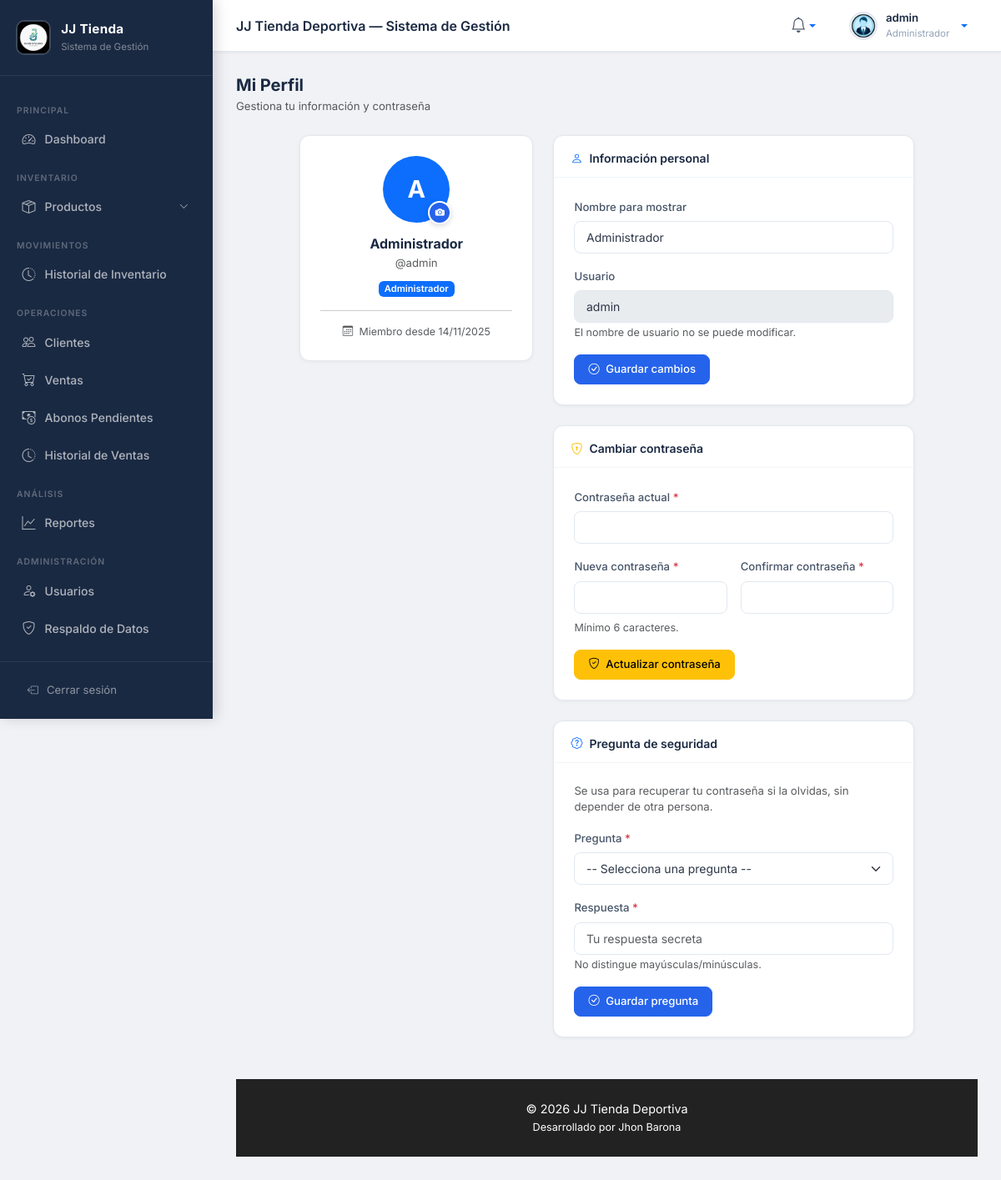
The page /views/perfil/perfil.php (signed in) on the database its author committed.
### tables this page shows
CREATE TABLE `usuarios` (
  `id_usuario` int(11) NOT NULL,
  `usuario` varchar(50) NOT NULL,
  `nombre` varchar(100) NOT NULL DEFAULT 'Administrador',
  `foto_perfil` varchar(255) DEFAULT NULL,
  `password` varchar(255) NOT NULL,
  `rol` enum('admin','vendedor') NOT NULL DEFAULT 'vendedor',
  `pregunta_seguridad` varchar(150) DEFAULT NULL,
  `respuesta_seguridad` varchar(255) DEFAULT NULL,
  `fecha_registro` timestamp NOT NULL DEFAULT current_timestamp()
);

### models/usuariosModel.php (called while the page is built, shortened)
<?php
require_once __DIR__ . '/../config/db.php';
class UsuariosModel {
    private $conn;
    public function __construct() {
        $db = new Database();
        $this->conn = $db->connect();
    }
    public function obtenerPorId($id_usuario) {
        $sql = "SELECT * FROM usuarios WHERE id_usuario = ?";
        $stmt = $this->conn->prepare($sql);
        $stmt->bind_param("i", $id_usuario);
        $stmt->execute();
        return $stmt->get_result()->fetch_assoc();
    }
}
?>

### config/db.php (called while the page is built, shortened)
<?php
class Database {
    private $host = "127.0.0.1";
    private $port = 3306;
    private $dbname = "jj_tienda_db";
    private $user = "root";
    private $pass = "";
    public function connect() {
        $conn = new mysqli($this->host, $this->user, $this->pass, $this->dbname, $this->port);
        return $conn;
    }
}
?>

### controllers/usuariosController.php (called while the page is built, shortened)
<?php
require_once __DIR__ . '/../models/usuariosModel.php';
class UsuariosController {
    private $modelo;
    public function __construct() {
        $this->modelo = new UsuariosModel();
    }
    public function obtenerPerfil($id_usuario) {
        return $this->modelo->obtenerPorId($id_usuario);
    }
}
?>

### views/perfil/perfil.php (the view, shortened to what this page needs)
<?php
require_once __DIR__ . '/../../controllers/usuariosController.php';
$controller = new UsuariosController();
$perfil = $controller->obtenerPerfil($_SESSION['id_usuario']);
include __DIR__ . '/../../includes/layout.php';
?>
<div class="d-flex align-items-center justify-content-between mb-4">
    <div>
        <h5 class="fw-bold mb-1" style="color:#1a2942;">Mi Perfil</h5>
        <p class="text-muted mb-0" style="font-size:0.825rem;">Gestiona tu información y contraseña</p>
    </div>
</div>
<div class="row justify-content-center g-4">
    <div class="col-lg-4">
        <div class="card text-center">
            <div class="card-body p-4">
                <div class="position-relative mx-auto mb-3" style="width:80px;">
                    <?php if (!empty($perfil['foto_perfil'])): ?>
                    <img src="<?= htmlspecialchars($perfil['foto_perfil']) ?>?v=<?= time() ?>" alt="Foto de perfil"
                         class="rounded-circle" style="width:80px;height:80px;object-fit:cover;border:3px solid #e2e8f0;">
                    <?php else: ?>
                    <div class="rounded-circle bg-primary d-flex align-items-center justify-content-center text-white"
                         style="width:80px;height:80px;font-size:1.8rem;font-weight:700;">
                        <?= strtoupper(substr($perfil['nombre'] ?? $perfil['usuario'], 0, 1)) ?>
                    </div>
                    <?php endif; ?>
                    <label for="input-foto" class="position-absolute d-flex align-items-center justify-content-center"
                           style="bottom:-2px;right:-2px;width:28px;height:28px;background:#2563eb;border-radius:50%;
                                  cursor:pointer;border:2px solid #fff;box-shadow:0 2px 6px rgba(0,0,0,0.15);">
                        <i class="bi bi-camera-fill text-white" style="font-size:0.7rem;"></i>
                    </label>
                </div>
                <h6 class="fw-bold mb-1" style="color:#1a2942;">
                    <?= htmlspecialchars($perfil['nombre'] ?? $perfil['usuario']) ?>
                </h6>
                <p class="text-muted mb-2" style="font-size:0.825rem;">@<?= htmlspecialchars($perfil['usuario']) ?></p>
                <span class="badge bg-primary">
                    <?= $perfil['rol'] === 'admin' ? 'Administrador' : 'Vendedor' ?>
                </span>
                <hr class="my-3">
                <p class="text-muted mb-0" style="font-size:0.775rem;">
                    <i class="bi bi-calendar3 me-1"></i>
                    Miembro desde <?= date('d/m/Y', strtotime($perfil['fecha_registro'])) ?>
                </p>
            </div>
        </div>
    </div>
    <div class="col-lg-6">
        <div class="card mb-4">
            <div class="card-header">
                <i class="bi bi-person me-2 text-primary"></i>Información personal
            </div>
            <div class="card-body p-4">
                <form method="POST">
                    <div class="mb-3">
                        <label class="form-label">Nombre para mostrar</label>
                        <input type="text" name="nombre" class="form-control"
                               value="<?= htmlspecialchars($perfil['nombre'] ?? '') ?>" required>
                    </div>
                    <div class="mb-3">
                        <label class="form-label">Usuario</label>
                        <input type="text" class="form-control" value="<?= htmlspecialchars($perfil['usuario']) ?>" disabled>
                        <small class="text-muted">El nombre de usuario no se puede modificar.</small>
                    </div>
                    <button type="submit" class="btn btn-primary">
                        <i class="bi bi-check-circle me-1"></i> Guardar cambios
                    </button>
                </form>
            </div>
        </div>
        <div class="card">
            <div class="card-header">
                <i class="bi bi-shield-lock me-2 text-warning"></i>Cambiar contraseña
            </div>
            <div class="card-body p-4">
                <form method="POST">
                    <div class="mb-3">
                        <label class="form-label">Contraseña actual <span class="text-danger">*</span></label>
                        <input type="password" name="password_actual" class="form-control" required>
                    </div>
                    <div class="row g-3">
                        <div class="col-md-6">
                            <label class="form-label">Nueva contraseña <span class="text-danger">*</span></label>
                            <input type="password" name="password_nueva" class="form-control" minlength="6" required>
                        </div>
                        <div class="col-md-6">
                            <label class="form-label">Confirmar contraseña <span class="text-danger">*</span></label>
                            <input type="password" name="password_confirmar" class="form-control" minlength="6" required>
                        </div>
                    </div>
                    <small class="text-muted d-block mt-2 mb-3">Mínimo 6 caracteres.</small>
                    <button type="submit" class="btn btn-warning">
                        <i class="bi bi-shield-check me-1"></i> Actualizar contraseña
                    </button>
                </form>
            </div>
        </div>
        <div class="card mt-4">
            <div class="card-header">
                <i class="bi bi-patch-question me-2 text-primary"></i>Pregunta de seguridad
            </div>
            <div class="card-body p-4">
                <p class="text-muted mb-3" style="font-size:0.825rem;">
                    Se usa para recuperar tu contraseña si la olvidas, sin depender de otra persona.
                </p>
                <form method="POST">
                    <div class="mb-3">
                        <label class="form-label">Pregunta <span class="text-danger">*</span></label>
                        <select name="pregunta" class="form-select" required>
                            <option value="">-- Selecciona una pregunta --</option>
                        </select>
                    </div>
                    <div class="mb-3">
                        <label class="form-label">Respuesta <span class="text-danger">*</span></label>
                        <input type="text" name="respuesta" class="form-control" placeholder="Tu respuesta secreta" required>
                        <small class="text-muted">No distingue mayúsculas/minúsculas.</small>
                    </div>
                    <button type="submit" class="btn btn-primary">
                        <i class="bi bi-check-circle me-1"></i> Guardar pregunta
                    </button>
                </form>
            </div>
        </div>
    </div>
</div>
<link href="https://cdnjs.cloudflare.com/ajax/libs/cropperjs/1.6.1/cropper.min.css" rel="stylesheet">
<?php include __DIR__ . '/../../includes/footer.php'; ?>

### assets/assets_css/style.css (style rules this page uses)
body { font-family: 'Poppins', sans-serif; }

### includes/layout.php (style rules this page uses)
*, *::before, *::after { box-sizing: border-box; margin: 0; padding: 0; }
body { font-family: 'Inter', sans-serif; font-size: 0.9rem; background-color: #f0f2f5; color: #2d3748; display: flex; min-height: 100vh; }
.card { background: #fff; border: 1px solid #e2e8f0; border-radius: 12px; box-shadow: 0 1px 4px rgba(0,0,0,0.05); transition: box-shadow 0.2s, transform 0.2s; color: #2d3748; }
.card-header { background: transparent; border-bottom: 1px solid #f1f5f9; padding: 1rem 1.25rem 0.75rem; font-weight: 600; font-size: 0.875rem; color: #1a2942; }
.btn { font-family: 'Inter', sans-serif; font-weight: 500; font-size: 0.825rem; border-radius: 8px; padding: 0.45rem 1rem; transition: all 0.2s; }
.btn-primary { background: #2563eb; border-color: #2563eb; }
.badge { font-size: 0.7rem; font-weight: 600; padding: 0.35em 0.65em; border-radius: 6px; }
.form-control, .form-select { border: 1px solid #e2e8f0; border-radius: 8px; font-size: 0.875rem; color: #2d3748; padding: 0.5rem 0.85rem; transition: border-color 0.2s, box-shadow 0.2s; }
.form-label { font-weight: 500; font-size: 0.825rem; color: #475569; margin-bottom: 0.4rem; }

### rows shown on the page
usuarios: nombre "A", nombre "Administrador", usuario "admin", fecha_registro "14/11/2025"

### other values the page prints
$_SESSION['usuario'] "admin"
